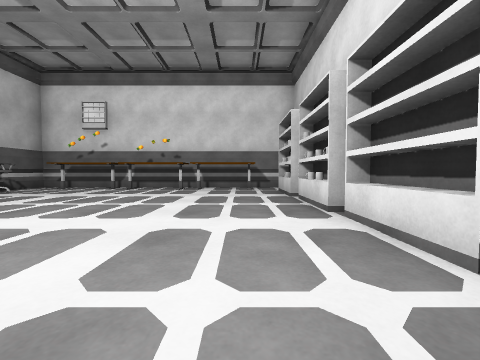
view 1 (above)

24 first-person views from a walk through a scene from a Unity 3-D project. The camera is 0.54 m above the floor, tilts 2° down and sees 90° across. The floor is counted in squares, 1 m on a side. Each view is taken from the middle of a square. On the plan, view 1 faces up. The plan holds only what a view shows up to about 9 squares ahead; the rest is blank. The place goes on beyond the plan. Door leaves are left out, so doorways stand open. Some surface patterns are stand-ins.

view 2
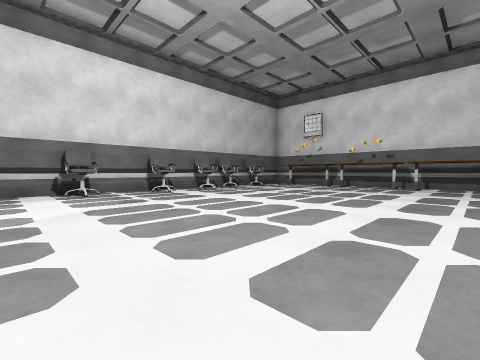

view 3
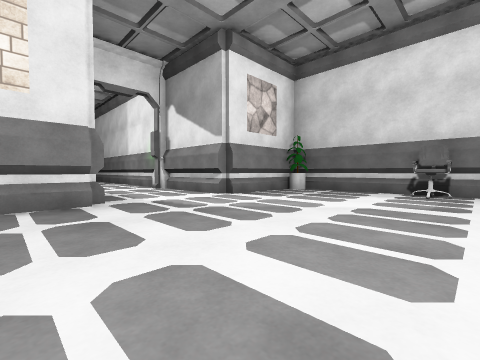

view 4
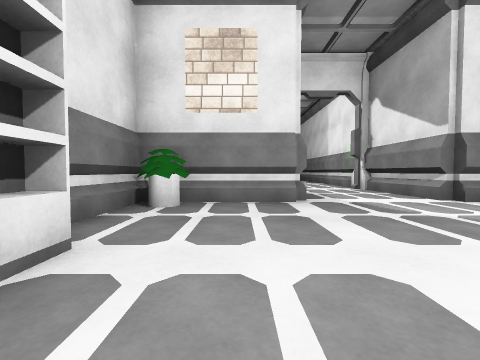

view 5
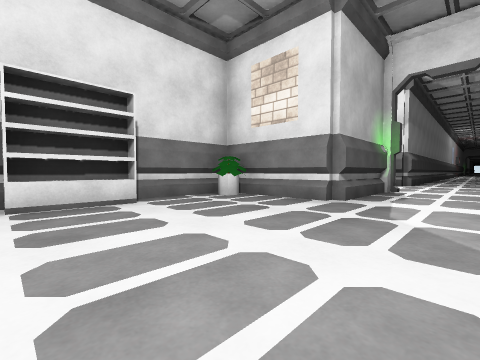

view 6
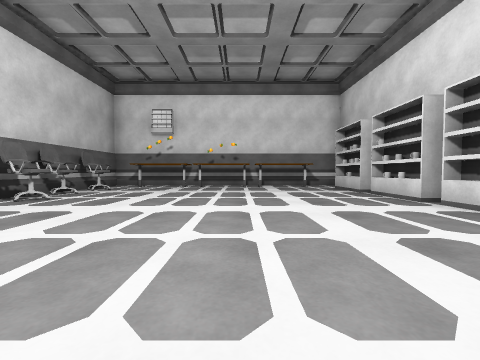

view 7
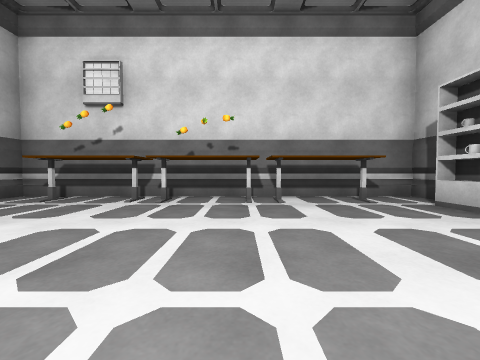

view 8
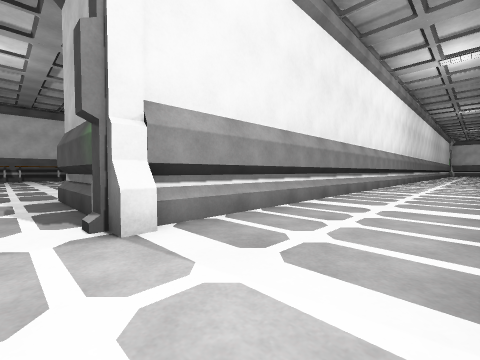

view 9
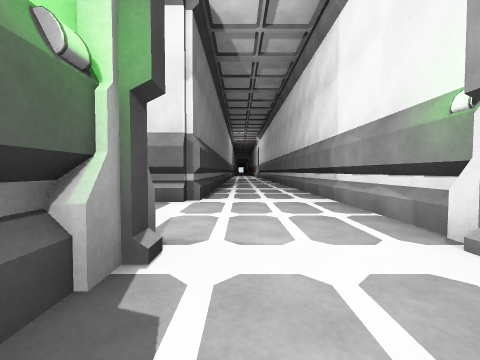

view 10
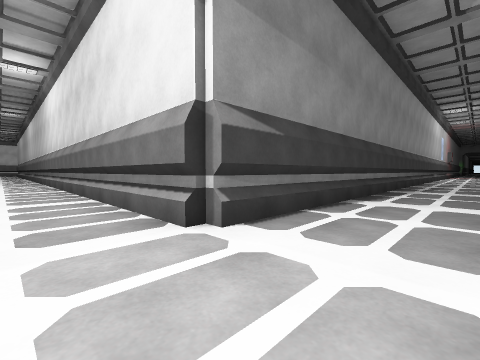

view 11
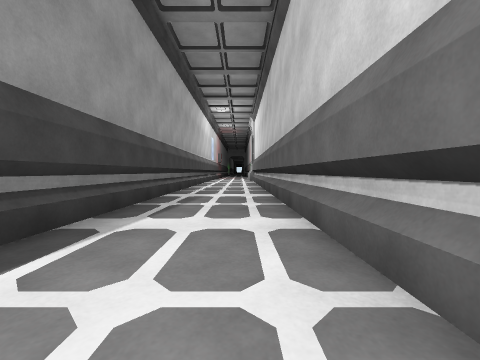

view 12
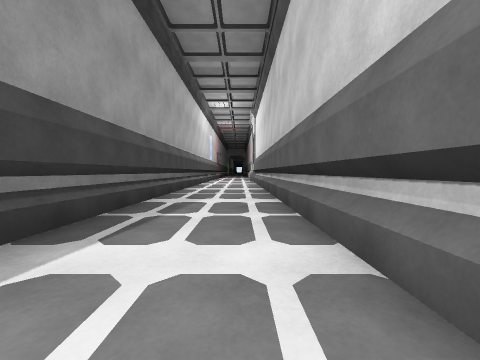

view 13
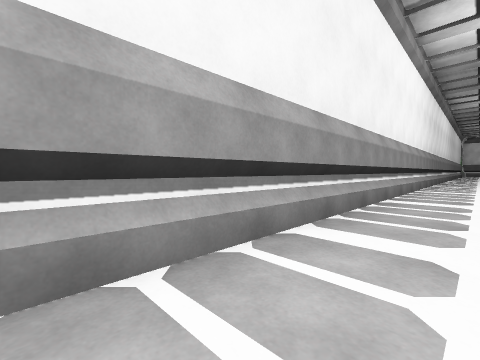

view 14
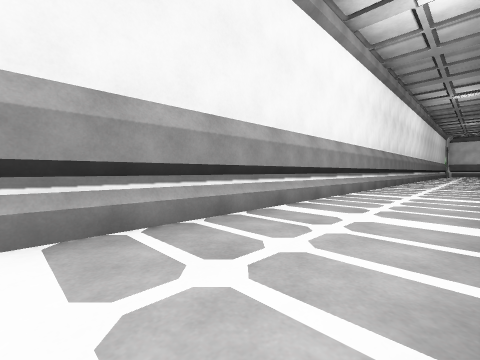

view 15
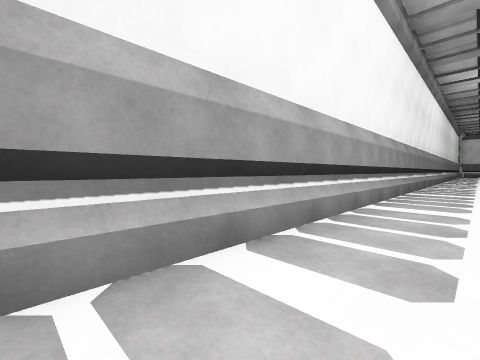

view 16
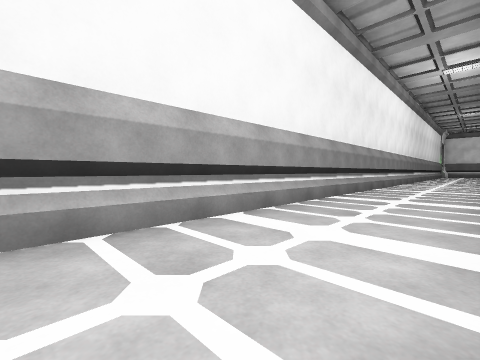

view 17
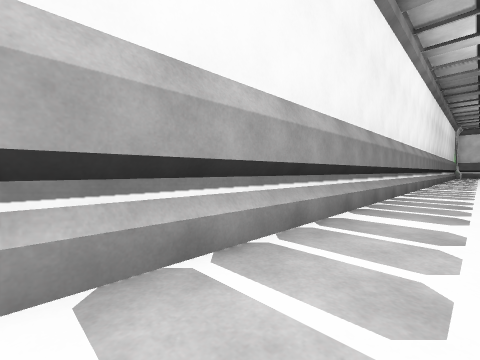

view 18
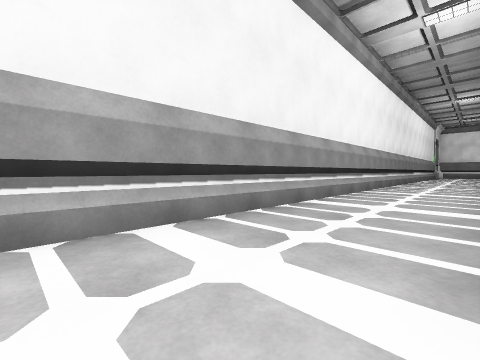

view 19
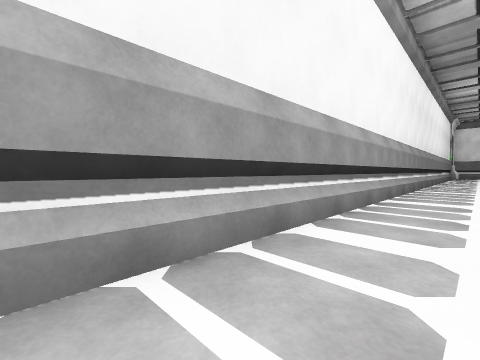

view 20
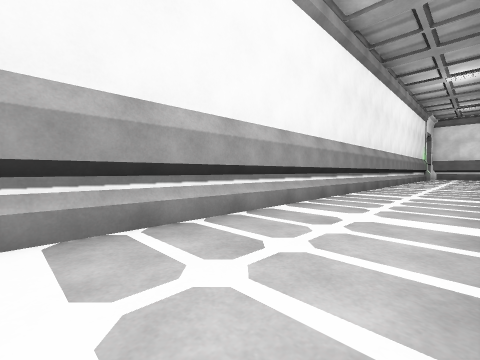

view 21
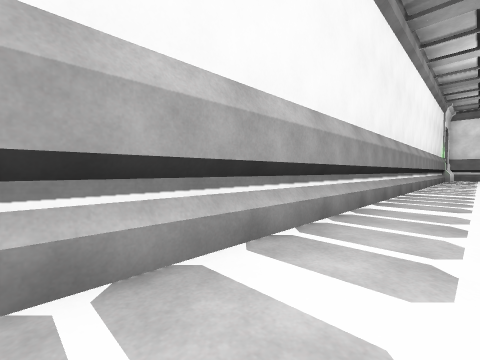

view 22
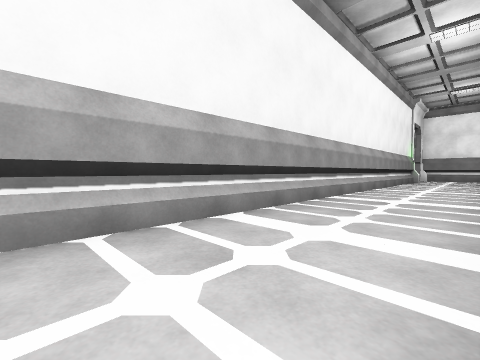

view 23
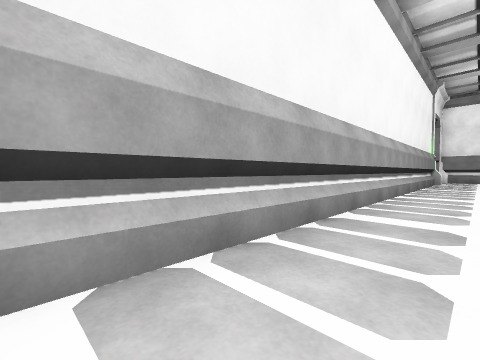

view 24
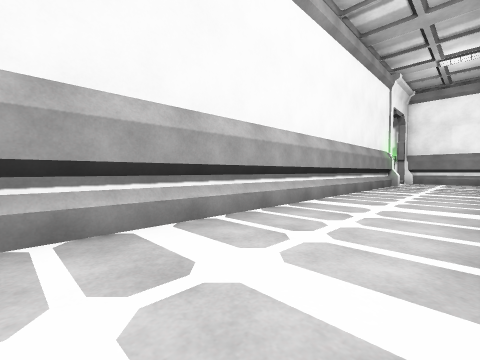

### Floor plan
Points are (right, up) in squares from view 1. A wall is a line through its corners. A room is listed if a view was taken in it or the views show most of it. See-through windows are left out.
Room 1 (views 1, 2, 3, 4, 5, 6, 7, 9)
walls: (-1.1, -3.2) (1.7, -3.2) (1.7, -0.9); (1.7, 7.5) (1.7, 8.3) (-6.7, 8.3) (-6.7, -3.2) (-3.8, -3.2) (-3.8, -6.4); (-1.3, -6.9) (-1.3, -3.5)
ways out: open door at (-2.5, -6.5) to room 2
objects: other object (-6, -3); chair (-6, 0); chair (-6, 2); chair (-6, 4); chair (-6, 5); chair (-6, 6); other object (-4, 8); other object (-2, 7); other object (0, 4); other object (0, 6); other object (0, 7); other object (1, -3); shelf (1, 0); shelf (1, 1); other object (1, 3); shelf (1, 4); shelf (1, 6)
Room 2 (views 8, 10, 11, 12, 13, 14, 15, 16, 17, 18, 19, 20, 21, 22, 23, 24)
walls: (-0.9, -6.9) (-1.3, -6.9); (32.4, -6.8) (-1.3, -6.8); (-3.8, -6.4) (-3.8, -22.5); (-1.3, -22.5) (-1.3, -9.3) (8.5, -9.3)
ways out: open door at (-2.5, -6.5) to room 1; open door at (33.5, -6.5)

Where each view was taken, in squares from view 1:
view 1: 0 up, 0 right, facing up
view 2: 1 down, 0 right, facing up-left
view 3: 1 up, 0 right, facing down-left
view 4: 1 up, 0 right, facing down
view 5: 1 up, 3 left, facing down-right
view 6: 1 down, 2 left, facing up
view 7: 3 up, 2 left, facing up
view 8: 9 down, 2 left, facing up-right
view 9: 5 down, 2 left, facing down
view 10: 8 down, 3 left, facing down-right
view 11: 13 down, 3 left, facing down
view 12: 14 down, 3 left, facing down
view 13: 8 down, 0 right, facing up-right
view 14: 9 down, 2 right, facing up-right
view 15: 8 down, 4 right, facing up-right
view 16: 9 down, 6 right, facing up-right
view 17: 8 down, 8 right, facing up-right
view 18: 9 down, 10 right, facing up-right
view 19: 8 down, 12 right, facing up-right
view 20: 9 down, 14 right, facing up-right
view 21: 8 down, 16 right, facing up-right
view 22: 9 down, 18 right, facing up-right
view 23: 8 down, 20 right, facing up-right
view 24: 9 down, 22 right, facing up-right
